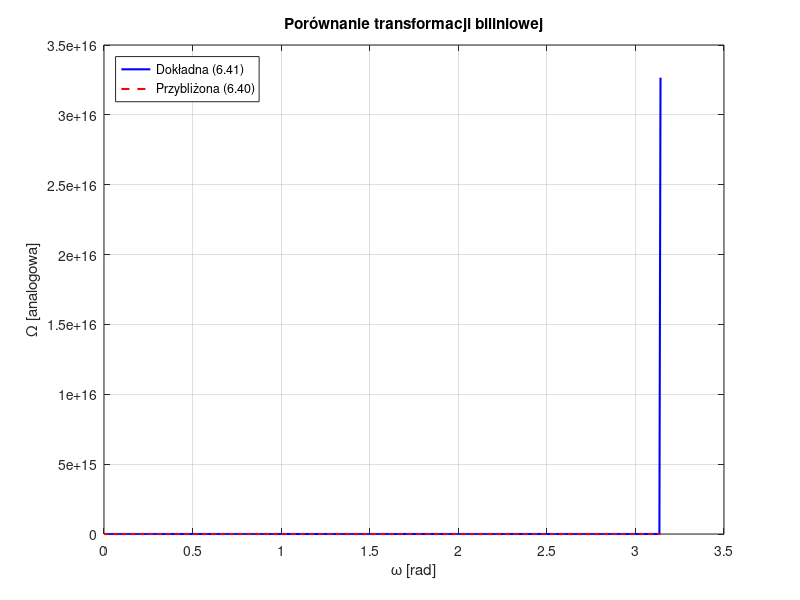

MATLAB code for this plot:
%% Problem 6.9 - Sprawdzenie transformacji biliniowej
clear; close all; clc;

T = 1;                  % okres próbkowania (dla prostoty T=1)
w = linspace(0, pi, 500);   % częstotliwość cyfrowa [rad]

% Zależność dokładna (definicyjna, 6.41):
Omega_exact = (2/T) * tan(w/2);

% Zależność przybliżona (6.40):
Omega_approx = w / T;

figure;
plot(w, Omega_exact, 'b', 'LineWidth', 1.5); hold on;
plot(w, Omega_approx, 'r--', 'LineWidth', 1.5);
xlabel('\omega [rad]');
ylabel('\Omega [analogowa]');
legend('Dokładna (6.41)', 'Przybliżona (6.40)', 'Location','NorthWest');
title('Porównanie transformacji biliniowej');
grid on;
